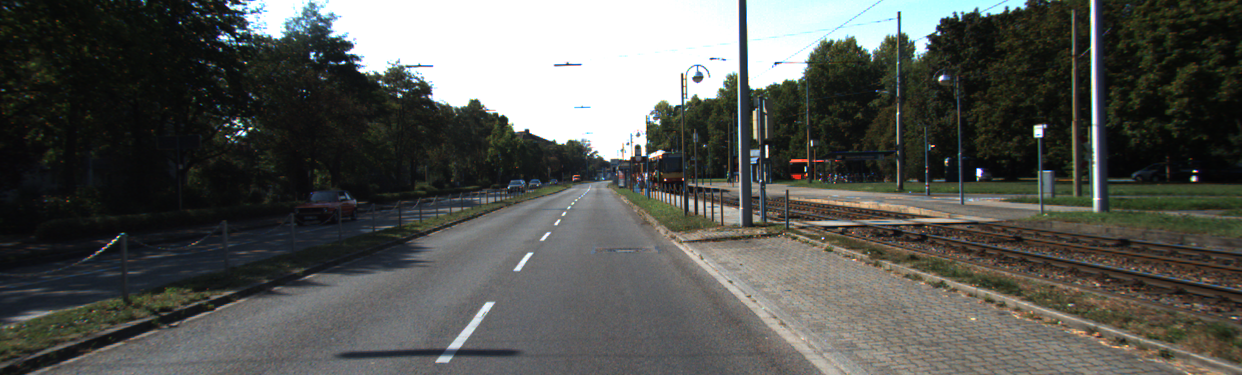
#> input picture Original_Images/img_1.png, 1242 x 375 px, found by its file name
$ python Lane_Detection.py
#> lines starting #> are read from the running program, lines starting #| are printed output that depends on the picture
### GenerateBEV.py
# from KITTI Road DataSet - transform2BEV
import numpy as np
import cv2 as cv
import os

class BevParams(object):
	bev_size = None
	bev_res = None
	bev_xLimits = None
	bev_zLimits = None
	imSize = None
	imSize_back = None

	def __init__(self, bev_res, bev_xLimits, bev_zLimits, imSize):
		bev_size = (round((bev_zLimits[1] - bev_zLimits[0]) / bev_res),round((bev_xLimits[1] - bev_xLimits[0]) / bev_res))
		self.bev_size = bev_size
		self.bev_res = bev_res
		self.bev_xLimits = bev_xLimits
		self.bev_zLimits = bev_zLimits
		self.imSize = imSize


class Calibration(object):
	R0_rect = None
	P2 = None
	Tr33 = None
	Tr = None
	Tr_cam_to_road = None

	def __init__(self):
		pass

	def setup_calib(self, P2, R0_rect, Tr_cam_to_road):
		self.P2 = P2
		R0_rect_raw = R0_rect
		self.R0_rect = np.matrix(np.hstack((np.vstack((R0_rect_raw, np.zeros((1,3), np.float64))), np.zeros((4,1), np.float64))))
		self.R0_rect[3,3]=1.
		R2_1 = np.dot(self.P2, self.R0_rect)

		Tr_cam_to_road_raw = Tr_cam_to_road
		self.Tr_cam_to_road = np.matrix(np.vstack((Tr_cam_to_road_raw, np.zeros((1,4), np.float64))))
		self.Tr_cam_to_road[3,3]=1.
		self.Tr = np.dot(R2_1,  self.Tr_cam_to_road.I)
		self.Tr33 =  self.Tr[:,[0,2,3]]

	def get_matrix33(self):
		assert self.Tr33 is not None
		# print(self.Tr33)
		return self.Tr33


class BirdsEyeView(object):
	imSize = None
	bevParams = None
	invalid_value = float('-INFINITY')
	im_u_float = None
	im_v_float = None
	bev_x_ind = None
	bev_z_ind = None

	def __init__(self, bev_res= 0.1, bev_xRange_minMax = (-10, 10), bev_zRange_minMax = (6, 46)):
		self.calib = Calibration()
		bev_res = bev_res
		bev_xRange_minMax = bev_xRange_minMax
		bev_zRange_minMax = bev_zRange_minMax
		self.bevParams = BevParams(bev_res, bev_xRange_minMax, bev_zRange_minMax, self.imSize)

	def setup(self,P2, R0_rect, Tr_cam_to_road):
		self.calib.setup_calib(P2, R0_rect, Tr_cam_to_road)
		self.set_matrix33(self.calib.get_matrix33())

	def world2image(self,X_world, Y_world, Z_world):
		if not type(Y_world) == np.ndarray:
			Y_world = np.ones_like(Z_world)*Y_world
		y = np.vstack((X_world, Y_world, Z_world, np.ones_like(Z_world)))
		test  = self.world2image_uvMat(np.vstack((X_world, Z_world, np.ones_like(Z_world) )))

		self.xi1 = test[0,:]
		self.yi1 = test[1,:]

		assert  self.imSize != None
		condition = ~((self.yi1 >= 1) & (self.xi1 >= 1) & (self.yi1 <= self.imSize[0]) & (self.xi1 <= self.imSize[1]))
		if isinstance(condition, np.ndarray):
			self.xi1[condition] = self.invalid_value
			self.yi1[condition] = self.invalid_value
		elif condition == True:
			self.xi1 = self.invalid_value
			self.yi1 = self.invalid_value

	def world2image_uvMat(self, uv_mat):
		if uv_mat.shape[0] == 2:
			if len(uv_mat.shape)==1:
				uv_mat = uv_mat.reshape(uv_mat.shape + (1,))
			uv_mat = np.vstack((uv_mat, np.ones((1, uv_mat.shape[1]), uv_mat.dtype)))
		result = np.dot(self.Tr33, uv_mat)
		resultB = np.broadcast_arrays(result, result[-1,:])
		return resultB[0] / resultB[1]

	def computeBEVLookUpTable(self, cropping_ul = None, cropping_size = None):
		mgrid = np.lib.index_tricks.nd_grid()
		res = self.bevParams.bev_res

		x_vec = np.arange(self.bevParams.bev_xLimits[0] + res / 2, self.bevParams.bev_xLimits[1], res)
		z_vec = z_vec = np.arange(self.bevParams.bev_zLimits[1] - res / 2, self.bevParams.bev_zLimits[0], -res)
		XZ_mesh = np.meshgrid(x_vec, z_vec)

		assert XZ_mesh[0].shape == self.bevParams.bev_size

		Z_mesh_vec = (np.reshape(XZ_mesh[1], (self.bevParams.bev_size[0] * self.bevParams.bev_size[1]), order = 'F')).astype('f4')
		X_mesh_vec = (np.reshape(XZ_mesh[0], (self.bevParams.bev_size[0] * self.bevParams.bev_size[1]), order = 'F')).astype('f4')

		self.world2image(X_mesh_vec, 0, Z_mesh_vec)
		if (cropping_ul is not None):
			valid_selector = np.ones((self.bevParams.bev_size[0] * self.bevParams.bev_size[1],), dtype = 'bool')
			valid_selector = valid_selector & (self.yi1 >= cropping_ul[0]) & (self.xi1 >= cropping_ul[1])
			if (cropping_size is not None):
				valid_selector = valid_selector & (self.yi1 <= (cropping_ul[0] + cropping_size[0])) & (self.xi1 <= (cropping_ul[1] + cropping_size[1]))
			selector = (~(self.xi1 == self.invalid_value)).reshape(valid_selector.shape) & valid_selector
		else:
			selector = ~(self.xi1 == self.invalid_value)

		y_OI_im_sel = self.yi1[selector]
		x_OI_im_sel = self.xi1[selector]

		ZX_ind = (mgrid[1:self.bevParams.bev_size[0] + 1, 1:self.bevParams.bev_size[1] + 1]).astype('i4')
		Z_ind_vec = np.reshape(ZX_ind[0], selector.shape, order = 'F')
		X_ind_vec = np.reshape(ZX_ind[1], selector.shape, order = 'F')

		Z_ind_vec_sel = Z_ind_vec[selector]
		X_ind_vec_sel = X_ind_vec[selector]

		self.im_u_float = x_OI_im_sel
		self.im_v_float = y_OI_im_sel
		self.bev_x_ind = X_ind_vec_sel.reshape(x_OI_im_sel.shape)
		self.bev_z_ind = Z_ind_vec_sel.reshape(y_OI_im_sel.shape)

	def transformImage2BEV(self, inImage, out_dtype = 'f4'):

		assert self.im_u_float is not None
		assert self.im_v_float is not None
		assert self.im_v_float is not None
		assert self.bev_z_ind is not None

		if len(inImage.shape) > 2:
		 	outputData = np.zeros(self.bevParams.bev_size + (inImage.shape[2],), dtype = out_dtype)
		 	for channel in range(0, inImage.shape[2]):
		 		outputData[self.bev_z_ind-1, self.bev_x_ind-1, channel] = inImage[self.im_v_float.astype('u4')-1, self.im_u_float.astype('u4')-1, channel]
		else:
		 	outputData = np.zeros(self.bevParams.bev_size, dtype = out_dtype)
		 	outputData[self.bev_z_ind-1, self.bev_x_ind-1] = inImage[self.im_v_float.astype('u4')-1, self.im_u_float.astype('u4')-1]

		return outputData


	def set_matrix33(self, matrix33):
		self.Tr33 = matrix33

	def compute(self, image):
		self.imSize = image.shape
		self.computeBEVLookUpTable()
		return self.transformImage2BEV(image, out_dtype = image.dtype)


# [49 lines of commented-out code are left out]

### Lane_Detection.py
import numpy as np
import cv2 as cv
from skimage import feature
from collections import defaultdict
from skimage.transform import hough_line, hough_line_peaks
import math as mt
import operator
from skimage import io
from GenerateBEV import BevParams
from GenerateBEV import Calibration
from GenerateBEV import BirdsEyeView


np.set_printoptions(threshold=np .nan)

#debug = True
debug = False

class Line:
    startpoint = []
    endpoint = []
    linescore = 0
    list_x_y_points = []
    # [5 lines left out: function __init__, not called in this run]

def FilterLines(input_image, width_kernel_x,width_kernel_y,sigmax,sigmay):

    #Changing Data Type
    temp_image = np.float32(input_image)
    #Scaling
    temp_image = temp_image*1./255

    # if(debug):
    #     cv.imshow("Scaled_Down_Image", temp_image)
    #     cv.waitKey(0)

    #Computer x and y kernels for Filtering Image
    #y - Gaussian Kernel
    #x  - Derivative of Gaussian

    g_kernel_y = []
    variance_y = sigmay*sigmay

    for i in range(-width_kernel_y,width_kernel_y+ 1):
        k1  = np.exp((-0.5/variance_y)*i*i)
        g_kernel_y.append(k1)

    g_kernel_y = np.array(g_kernel_y, dtype = np.float32,ndmin=2)
    g_kernel_y = np.reshape(g_kernel_y,(2*width_kernel_y+1,1))

    variance = sigmax*sigmax
    g_kernel_x = []

    for i in range(-width_kernel_x,width_kernel_x+1 ):
        k1 = np.exp(-i*i*0.5/variance)
        function = (1/variance)*k1 - (i*i)/(variance*variance)*k1
        g_kernel_x.append(function)

    g_kernel_x = np.array(g_kernel_x, dtype = np.float32,ndmin=2)
    kernel = g_kernel_y.dot(g_kernel_x)
    mean = cv.mean(kernel)[0]
    kernel = cv.subtract(kernel,mean)
    temp_image = cv.filter2D(temp_image,-1,kernel)

    return temp_image

#Get Specified quantile value from Input image

# [62 lines left out: functions getRansacLines, intializepointsinROI, not called in this run]
        # print(lines[i].list_x_y_points)


#The fucntion gets the specified quantile value
#from the input image
#Param:-
#input_image - Filtered_Image
#qtile - Quantile Threshold
#

def getQuantile(input_image, qtile):
    number_rows = input_image.shape[0]
    number_columns = input_image.shape[1]

    temp_image = np.reshape(input_image,(1,number_rows*number_columns))
    quantile = getPoints(temp_image,qtile)
    output_image = thresholdlower(input_image,quantile)
    return output_image[1]

def getPoints(input_image, quantile):
    # print(input_image.size)
    size = input_image.size
    if (size == 0):
        return float(0)
    elif (size ==1 ):
        return input_image[0]
    elif (quantile<=0):
        return np.amin(input_image)
    elif (quantile>=1):
        return np.amax(input_image)

    pos = (size-1)*quantile
    index = np.uint32(pos)
    delta = pos - index

    temp_image = input_image
    temp_image_1 = np.partition(temp_image,index)
    i1 = temp_image_1[[0],index]
    i2 = np.amin(temp_image_1[[0],index +1:])
    return (i1*(1.0 - delta) + i2*delta)

#Threshold Image
def thresholdlower(input_image, threshold):
    # print(input_image)
    output_image = cv.threshold(input_image,threshold,0,cv.THRESH_TOZERO)
    # cv.imshow("Result",output_image[1])
    # cv.waitKey(0)
    return output_image


# [182 lines left out: functions getbinaryimage, getclearImage, getHoughLines, checklanewidth, getlocalMaxima, getLineEndPoints and 2 more, not called in this run]


#Take Input Test Image

#Generate IPM view in same file

input_image = cv.imread("/home/nvidia/Lane_Detection/Original_Images/img_1.png",cv.IMREAD_COLOR)
#> input_image is the input picture: shape (375, 1242, 3); mean B, G, R 82.9, 87, 85.5
e1 = cv.getTickCount()
#Create BEV object
bev = BirdsEyeView()

#Camera Extrinsic Parameters
P2 = np.array([[7.070912000000e+02,0.000000000000e+00,6.018873000000e+02,4.688783000000e+01],
              [ 0.000000000000e+00, 7.070912000000e+02, 1.831104000000e+02, 1.178601000000e-01],
              [0.000000000000e+00, 0.000000000000e+00, 1.000000000000e+00, 6.203223000000e-03]],dtype=np.float64)

R0_rect = np.array([[9.999280000000e-01,8.085985000000e-03,-8.866797000000e-03],
                   [-8.123205000000e-03, 9.999583000000e-01,-4.169750000000e-03],
                 [8.832711000000e-03,4.241477000000e-03,9.999520000000e-01]], dtype = np.float64)

Tr_cam_to_road = np.array([[9.998675805558e-01, -1.466259288355e-02, -7.059878200710e-03, 2.879062998184e-02],
                          [1.469236542096e-02, 9.998832652489e-01, 4.183808189280e-03, -1.630891383620e+00],
                          [6.997709379545e-03, -4.286980067163e-03, 9.999662905842e-01,3.368200142169e-01]], dtype =np.float64)


bev.setup(P2,R0_rect,Tr_cam_to_road)
output_image = bev.compute(input_image)
#> after the loop in transformImage2BEV, `for channel in range(0, inImage.shape[2]):`:
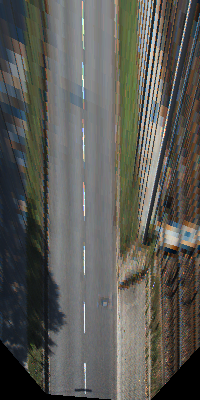
#> outputData: shape (400, 200, 3); mean B, G, R 85.4, 90.6, 91.1
e2 = cv.getTickCount()
time = (e2-e1)/cv.getTickFrequency()
print("Time for IPM")
print(time)

#input_image = cv.imread("/home/nvidia/Lane_Detection/Test_Images/IPM_test_image_4.png")

input_image = output_image


#Input IPM image for Lane Detection
#input_image = output_image
#cv.imshow("Input_Image", input_image)
#cv.waitKey(0)

e5 = cv.getTickCount()
#input_image = cv.imread("/home/nvidia/Lane_Detection/Test_Images/IPM_test_image_1.png")


if(debug):
    cv.imshow("Input_Image", input_image)
    cv.waitKey(0)

#GrayScale Image
gray_image = cv.cvtColor(input_image,cv.COLOR_BGR2GRAY)
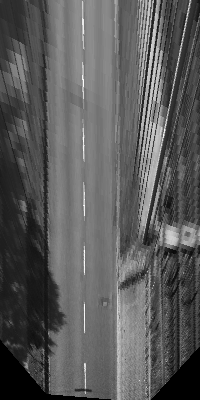
#> gray_image: shape (400, 200); min 0, max 254, mean 90.1

if(debug):
    cv.imshow("Gray_Image", gray_image)
    cv.waitKey(0)

#Preprocess Image
filtered_image = FilterLines(gray_image,2,2,2,10)
#> in FilterLines, `temp_image = cv.filter2D(temp_image,-1,kernel)`:
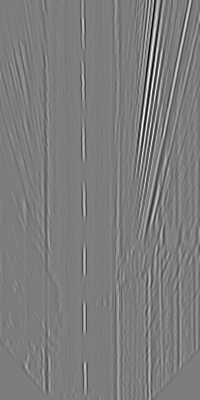
#> temp_image: shape (400, 200) float32; min -0.652, max 0.675, mean -8.16e-05; drawn with min black and max white

if(debug):
    cv.imshow("Gray_Image", filtered_image)
    cv.waitKey(0)
    io.imsave("/home/mohak/Process_Pipeline/filtered_image.png",filtered_image)

#Threshold Image
thresholded_image = getQuantile(filtered_image,0.985)
#> in getPoints, `i1 = temp_image_1[[0],index]`: i1 = [0.263]
#> in getPoints, `i2 = np.amin(temp_image_1[[0],index +1:])`: i2 = 0.263
#> in getQuantile, `quantile = getPoints(temp_image,qtile)`: quantile = [0.263]
#> (the run stopped early here; a loop or call above may not have finished)

$ run again, with Test_Images/IPM_test_image_1.png copied over Original_Images/img_1.png
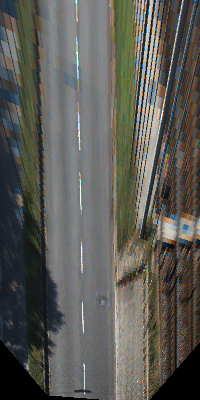
#> input picture Test_Images/IPM_test_image_1.png, 200 x 400 px, found by its file name
#> input_image is the input picture: shape (400, 200, 3); mean B, G, R 85.5, 91.1, 91.9
#> after the loop in transformImage2BEV, `for channel in range(0, inImage.shape[2]):`:
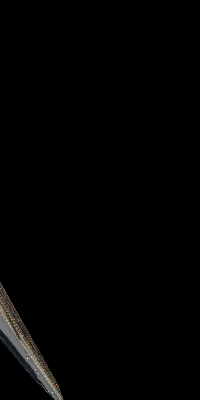
#> outputData: shape (400, 200, 3); mean B, G, R 2.3, 2.5, 2.6
#> in FilterLines, `temp_image = cv.filter2D(temp_image,-1,kernel)`:
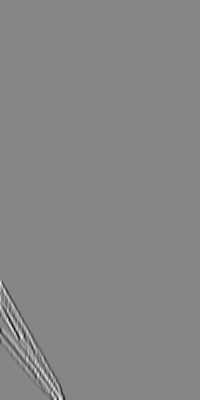
#> temp_image: shape (400, 200) float32; min -0.223, max 0.2, mean 6.94e-06; drawn with min black and max white
#> i1 = [0.0125]
#> i2 = 0.0125
#> quantile = [0.0125]

$ run again, with Original_Images/img_0.png copied over Original_Images/img_1.png
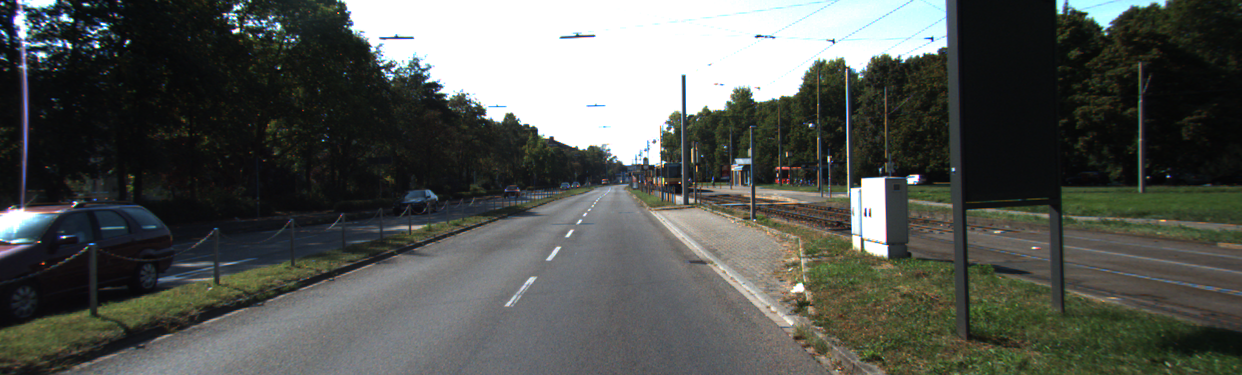
#> input picture Original_Images/img_0.png, 1242 x 375 px, found by its file name
#> input_image is the input picture: shape (375, 1242, 3); mean B, G, R 82.1, 86.6, 83.6
#> after the loop in transformImage2BEV, `for channel in range(0, inImage.shape[2]):`:
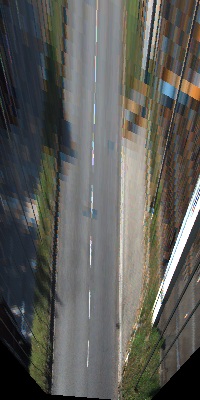
#> outputData: shape (400, 200, 3); mean B, G, R 88.2, 92.8, 92.8
#> in FilterLines, `temp_image = cv.filter2D(temp_image,-1,kernel)`:
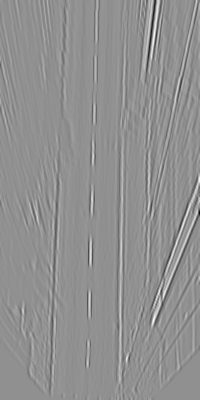
#> temp_image: shape (400, 200) float32; min -0.698, max 0.531, mean 1.47e-05; drawn with min black and max white
#> i1 = [0.187]
#> i2 = 0.187
#> quantile = [0.187]

$ run again, with Original_Images/img_10.png copied over Original_Images/img_1.png
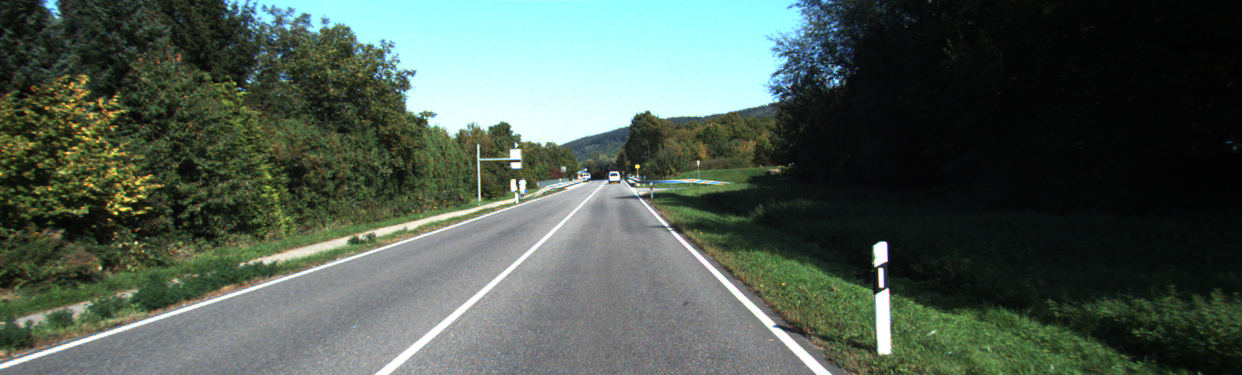
#> input picture Original_Images/img_10.png, 1242 x 375 px, found by its file name
#> input_image is the input picture: shape (375, 1242, 3); mean B, G, R 81.7, 91.5, 78
#> after the loop in transformImage2BEV, `for channel in range(0, inImage.shape[2]):`:
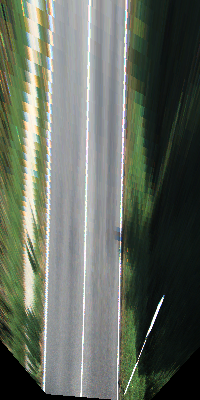
#> outputData: shape (400, 200, 3); mean B, G, R 94.9, 106.4, 99.2
#> in FilterLines, `temp_image = cv.filter2D(temp_image,-1,kernel)`:
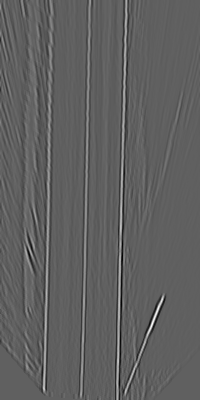
#> temp_image: shape (400, 200) float32; min -0.49, max 0.811, mean -1.86e-05; drawn with min black and max white
#> i1 = [0.26]
#> i2 = 0.26
#> quantile = [0.26]
